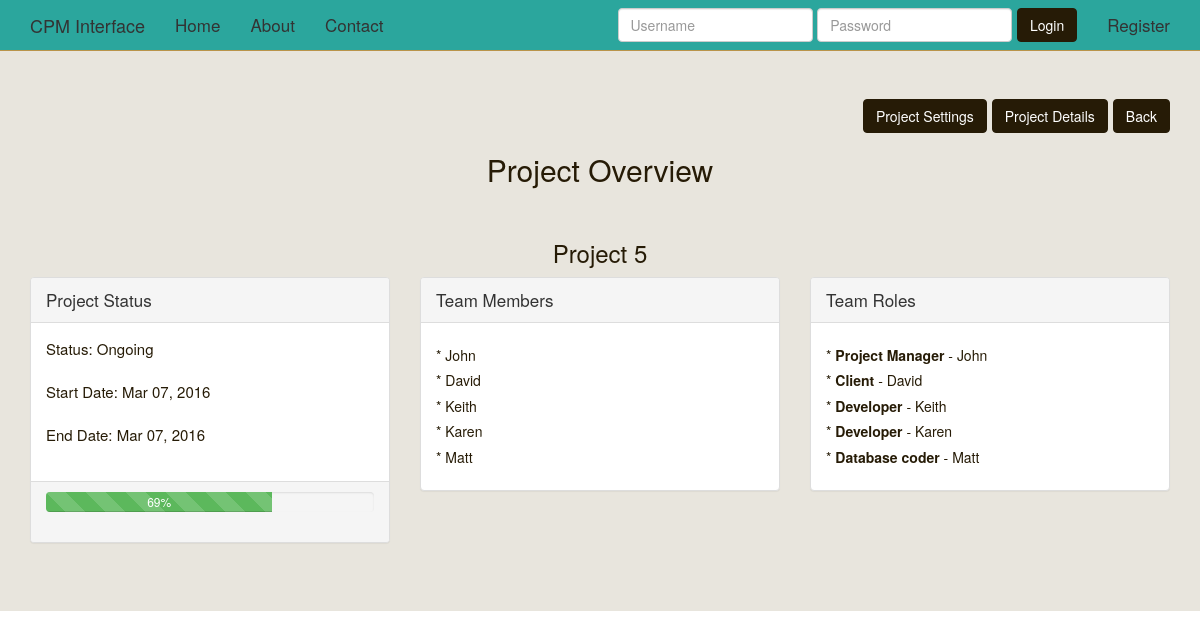
The app's page /projectoverview/Project 5/ with its own data.
### cpm/models.py (models this page shows, shortened)
class Project(models.Model):
	name = models.CharField(max_length=50, blank=False, null=False, unique=True)
	status = models.CharField(max_length=15,blank = False,null=False)
	completion = models.IntegerField(blank=False, null=False,validators=[MaxValueValidator(100), MinValueValidator(1)])
	start_date = models.DateTimeField()
	end_date = models.DateTimeField()

class Team(models.Model):
	project_name = models.ForeignKey('Project',unique=False)
	member_name = models.CharField(max_length=50, blank=False, null=False)
	member_role = models.ForeignKey('Role')

class Role(models.Model):
	name = models.CharField(max_length=50, blank=False, null=False)
	def __unicode__(self):
		return str(self.name)

### cpm/views.py (the view)
# urls.py: url(r'^projectoverview/(?P<name>.*)/$', cpm.views.projectoverview, name='projectoverview'),
def projectoverview(request,name):
    print request.POST
    print name
    project_data = Project.objects.get(name=name)
    try:
      team_data = None
      team_data = Team.objects.filter(project_name=project_data.id)
    except Team.DoesNotExist:
       team_data = None
    context={
        "project_data":project_data,
        "team_data":team_data,
    }
    return render(request,"project_overview.html",context)

### templates/project_overview.html (shortened to what this page needs)
{% extends "base.html" %}
{% load staticfiles %}
{% block jumbotron %}
<div class="jumbotron">
<div class="container">
<div class="btn-toolbar">
<a type = "button "class="btn btn-default pull-right" href="{% url 'profile' %}">Back</a>
<a type = "button "class="btn btn-default pull-right" href="{% url 'projectdetails' name=project_data.name %}">Project Details</a>
<a type = "button "class="btn btn-default pull-right" href="{% url 'projectsettings' name=project_data.name %}">Project Settings</a>
</div>
<div class="row">
<div class='col-sm-12'>
<h2 class="text-align-center">Project Overview </h2>
<br>
<h3  class="text-align-center">{{project_data.name}}</h3>
<div class='row'>
	<div class='col-md-4'>
		<div class="panel panel-default">
		    <div class="panel-heading">Project Status</div>
		    <div class="panel-body" style='font-size:15px;'>
		    Status: {{project_data.status}}<br><br>
		    Start Date: {{project_data.start_date|date:"M d, Y" }}<br><br>
		    End Date: {{project_data.end_date|date:"M d, Y" }}<br><br>
		    </div>
		    <div class="panel-footer">
			 	<div class="progress">
					  <div class="progress-bar progress-bar-success progress-bar-striped active" role="progressbar"
					  aria-valuenow="40" aria-valuemin="0" aria-valuemax="100" style="width:{{project_data.completion}}%">
					    {{project_data.completion}}%
					  </div>
				</div>
			</div>
  		</div>
	</div>
	<div class='col-md-4'>
		<div class="panel panel-default">
		    <div class="panel-heading">Team Members</div>
		    <div class="panel-body" style='font-size:15px;'>
		    {% if not team_data.empty %}
			    {% for member in team_data %}
			    	<h5>* {{member.member_name}}</h5>
			    {% endfor %}
			{% endif %}
		    </div>
  		</div>
	</div>
	<div class='col-md-4'>
		<div class="panel panel-default">
		    <div class="panel-heading">Team Roles</div>
		    <div class="panel-body" style='font-size:15px;'>
		     {% if team_data %}
			    {% for member in team_data %}
			    	<h5>* <b>{{member.member_role}}</b> - {{member.member_name}}</h5>
			    {% endfor %}
			 {% endif %}
		     </div>
  		</div>
	</div>
</div>
</div>
</div>
</div>
{% endblock %}

### static_in_pro/our_static/css/navbar-static-top.css (style rules this page uses)
body { min-height: 2000px; }

### static_in_pro/our_static/css/custom-css.css (style rules this page uses)
.text-align-center { text-align:center; }

### records on screen
Project: name "Project 5", status "Ongoing", start_date "Mar 07, 2016", end_date "Mar 07, 2016", completion "69"
Team: member_name "John", member_role "Project Manager"
Team: member_name "David", member_role "Client"
Team: member_name "Keith", member_role "Developer"
Team: member_name "Karen", member_role "Developer"
Team: member_name "Matt", member_role "Database coder"
